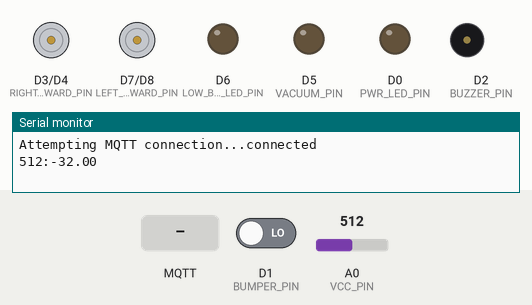
Bench run of a sketch on a simulated ESP8266 (NodeMCU). On the bench: motor-driver pin pairs drawn as motors (green arrow = first pin HIGH = forward, orange = second pin HIGH = backward, longer = more drive), output pins drawn as LEDs (lit = HIGH), buzzer (waves = sounding), the last lines printed to the serial monitor. The test bench sets the inputs (shaded band); at power-on: A0 (VCC_PIN) = 512, D1 (BUMPER_PIN) LOW. Random numbers use the default seed unless the sketch sets one; no MQTT or app messages arrive unless stated.

Above: at 1.2 s.
1.3 s: MQTT message "turn_on" arrives on the first subscribed topic
At 1.42 s:
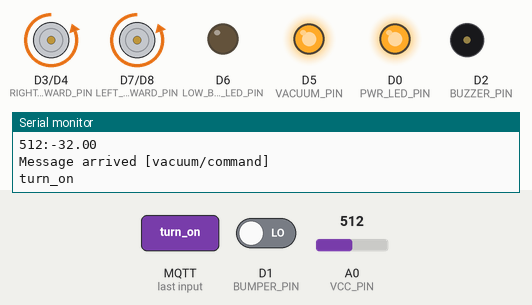
At 3.55 s:
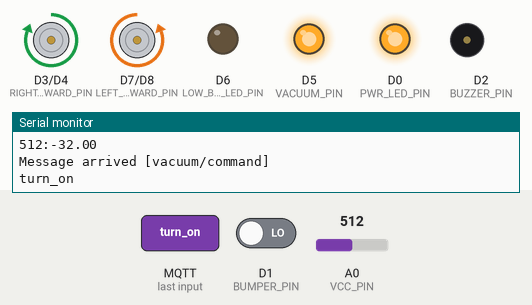
4.8 s: A0 (VCC_PIN) set to 604
9.9 s: A0 (VCC_PIN) set to 629
Timing chart, 0 to 19.4 s (numbered marks = the images above; inputs shaded):
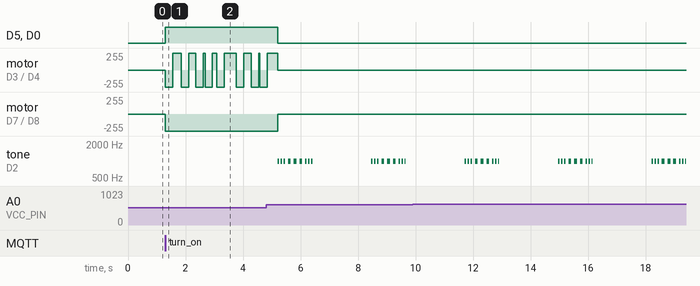

The sketch:

vacuum_esp8266.ino
```cpp
#include <EEPROM.h>
#include <ESP8266WiFi.h>
#include <PubSubClient.h>
#include <Wire.h>
#include <ArduinoJson.h>

const char *ssid = "WIFI Access Point";
const char *password = "wifi password";
const char *mqtt_server = "IP of MQTT server";
const char *device_id = "DirtDevil";

WiFiClient espClient;
PubSubClient client(espClient);

//PINS
const byte PWR_LED_PIN = D0;
const byte BUMPER_PIN = D1;
const byte BUZZER_PIN = D2;
const byte VACUUM_PIN = D5;
const byte LOW_BATT_LED_PIN = D6;
const byte LEFT_MOTOR_FORWARD_PIN = D7;
const byte LEFT_MOTOR_REVERSE_PIN = D8;
const byte RIGHT_MOTOR_FORWARD_PIN = D3;
const byte RIGHT_MOTOR_REVERSE_PIN = D4;
const byte VCC_PIN = A0;

enum Directions {FORWARD, REVERSE, LEFT, RIGHT, STOP};
enum Features {turn_on, turn_off, locate, start_pause, stop, clean_spot, return_to_base};

Features Status = turn_off;

char message_buff[100];

bool cleaning = false;
bool docked = false;
bool charging = false;
String error = "Ready";

float vout = 0.0;
float vin = 0.0;
int value = 0;
int lmotor = 1024;
int rmotor = 1024;
bool cleaningspot = false;

long lastMsg = 0;
char msg[256];

void callback(char *led_control, byte *payload, unsigned int length)
{
  Serial.print("Message arrived [");
  Serial.print(led_control);
  Serial.println("] ");

  int i;
  for (i = 0; i < length; i++)
  {
    message_buff[i] = payload[i];
  }
  message_buff[i] = '\0';

  String msgString = String(message_buff);
  Serial.println(msgString);
  if (strcmp(led_control, "vacuum/command") == 0)
  {
    if (msgString == "turn_off") {
      Status = turn_off;
    }

    if (msgString == "turn_on") {
      Status = turn_on;
    }

    if (msgString == "locate") {
      Status = locate;
    }

    if (msgString == "start_pause") {
      Status = start_pause;
      if (cleaning == true)
        Status = turn_off;
      else
        Status = turn_on;
    }

    if (msgString == "stop") {
      Status = stop;
    }

    if (msgString == "clean_spot") {
      Status = clean_spot;
    }

    if (msgString == "return_to_base") {
      Status = return_to_base;
    }

  }
}


void reconnect()
{
  while (!client.connected())
  {
    Serial.print("Attempting MQTT connection...");
    if (client.connect(device_id, "user", "password"))
    {
      Serial.println("connected");
      publishData();
      digitalWrite(LOW_BATT_LED_PIN, LOW);
      digitalWrite(PWR_LED_PIN, HIGH);
      client.subscribe("vacuum/command"); // write your unique ID here
    }
    else
    {
      Serial.print("failed, rc=");
      Serial.print(client.state());
      Serial.println(" try again in 5 seconds");
      digitalWrite(PWR_LED_PIN, LOW);
      digitalWrite(LOW_BATT_LED_PIN, HIGH);
      delay(5000);
    }
  }
}

void setup()
{
  Serial.begin(115200);

  client.setServer(mqtt_server, 1883); // change port number
  client.setCallback(callback);

  //Set Outputs
  pinMode(PWR_LED_PIN, OUTPUT);
  pinMode(BUZZER_PIN, OUTPUT);
  pinMode(VACUUM_PIN, OUTPUT);
  pinMode(LOW_BATT_LED_PIN, OUTPUT);
  pinMode(LEFT_MOTOR_FORWARD_PIN, OUTPUT);
  pinMode(LEFT_MOTOR_REVERSE_PIN, OUTPUT);
  pinMode(RIGHT_MOTOR_FORWARD_PIN, OUTPUT);
  pinMode(RIGHT_MOTOR_REVERSE_PIN, OUTPUT);

  //Set Inputs
  pinMode(VCC_PIN , INPUT);
  pinMode(BUMPER_PIN, INPUT);

  //Initialise Pins
  digitalWrite(PWR_LED_PIN, LOW);
  digitalWrite(BUZZER_PIN, LOW);
  digitalWrite(VACUUM_PIN, LOW);
  digitalWrite(LOW_BATT_LED_PIN, LOW);
  digitalWrite(LEFT_MOTOR_FORWARD_PIN, LOW);
  digitalWrite(RIGHT_MOTOR_FORWARD_PIN, LOW);
  digitalWrite(RIGHT_MOTOR_REVERSE_PIN, LOW);

}

void move_robot(Directions direction)
{
  switch (direction) {
    case FORWARD:
      analogWrite(LEFT_MOTOR_FORWARD_PIN, lmotor);
      analogWrite(LEFT_MOTOR_REVERSE_PIN, LOW);
      analogWrite(RIGHT_MOTOR_FORWARD_PIN, rmotor);
      analogWrite(RIGHT_MOTOR_REVERSE_PIN, LOW);
      break;

    case REVERSE:
      digitalWrite(LEFT_MOTOR_FORWARD_PIN, LOW);
      digitalWrite(LEFT_MOTOR_REVERSE_PIN, HIGH);
      digitalWrite(RIGHT_MOTOR_FORWARD_PIN, LOW);
      digitalWrite(RIGHT_MOTOR_REVERSE_PIN, HIGH);
      break;
    case RIGHT:
      digitalWrite(LEFT_MOTOR_FORWARD_PIN, LOW);
      digitalWrite(LEFT_MOTOR_REVERSE_PIN, HIGH);
      digitalWrite(RIGHT_MOTOR_FORWARD_PIN, HIGH);
      digitalWrite(RIGHT_MOTOR_REVERSE_PIN, LOW);
      break;
    case LEFT:
      digitalWrite(LEFT_MOTOR_FORWARD_PIN, HIGH);
      digitalWrite(LEFT_MOTOR_REVERSE_PIN, LOW);
      digitalWrite(RIGHT_MOTOR_FORWARD_PIN, LOW);
      digitalWrite(RIGHT_MOTOR_REVERSE_PIN, HIGH);
      break;
    case STOP:
      digitalWrite(LEFT_MOTOR_FORWARD_PIN, LOW);
      digitalWrite(LEFT_MOTOR_REVERSE_PIN, LOW);
      digitalWrite(RIGHT_MOTOR_FORWARD_PIN, LOW);
      digitalWrite(RIGHT_MOTOR_REVERSE_PIN, LOW);
      break;
  }
}

void publishData()
{
  const size_t capacity = JSON_ARRAY_SIZE(6) + JSON_OBJECT_SIZE(7);
  DynamicJsonDocument doc(capacity);

  int value = analogRead(VCC_PIN);
  vin = map(value, 616, 942, 0, 100);

  doc["battery_level"] = vin;
  doc["docked"] = docked;
  doc["cleaning"] = cleaning;
  doc["charging"] = charging;
  doc["error"] = error;

  serializeJson(doc, msg);
  //serializeJson(doc, Serial);
  Serial.println(String(value) + ":" + String(vin));
  client.publish("vacuum/state", msg, true);
}

void Buzzer()
{
  tone(BUZZER_PIN, 1000);
  delay(1000);
  noTone(BUZZER_PIN);
  delay(1000);
}

void loop()
{
  if (!client.connected())
  {
    reconnect();
  }
  client.loop();

  switch (Status)
  {
    case turn_on:
      cleaning = true;
      digitalWrite(PWR_LED_PIN, HIGH);
      digitalWrite(VACUUM_PIN, HIGH);

      if (digitalRead(BUMPER_PIN) == LOW)
      {
        move_robot(REVERSE);
        delay(250);
        move_robot(RIGHT);
        delay(random(500));
      }
      else
      {
        move_robot(FORWARD);
      }
      break;

    case turn_off:
      cleaning = false;
      digitalWrite(PWR_LED_PIN, LOW);
      move_robot(STOP);
      digitalWrite(VACUUM_PIN, LOW);
      break;

    case locate:
      Buzzer();
      break;

    case start_pause:
      if (cleaning) {
        cleaning = false;
        Status = turn_off;
      }
      else
      {
        cleaning = true;
        Status = turn_on;
      }
      break;

    case stop:
      cleaning = false;
      Status = turn_off;
      break;

    case clean_spot:
      cleaning = true;
      if (cleaningspot)
      {
        rmotor = 1024;
        cleaningspot=false;
        Serial.println("clean spot off");
      }
      else
      {
        rmotor = 512;
        cleaningspot=true;
        Serial.println("clean spot on");
      }
      Status = turn_on;
      break;

    case return_to_base:
      break;
  }

  long now = millis();
  if (now - lastMsg > 5000) {
    lastMsg = now;
    publishData();

    //if voltage reaches 14V switch off and play SOS beeps
    int value = analogRead(VCC_PIN);
    if (value < 617 && Status != turn_off)
    {
      cleaning = false;
      digitalWrite(PWR_LED_PIN, LOW);
      move_robot(STOP);
      digitalWrite(VACUUM_PIN, LOW);
      Status = turn_off;
      error = "Low Battery";

      int i;
      int pause;
      for (i = 0; i < 5; i++)
      {
        int x;
        for (x = 1; x < 10; x++)
        {
          if (x > 3 && x < 7)
            pause = 100;
          else
            pause = 50;

          tone(BUZZER_PIN, 1000);
          delay(pause);
          noTone(BUZZER_PIN);

          if (x == 3 || x == 6)
            pause = 100;

          delay(pause);
        }
        delay(2000);
      }
    }
  }
}
```

Measured:
- after the input at 1.3 s, D5 (VACUUM_PIN), D0 (PWR_LED_PIN): LOW → HIGH at once
- by itself, tone on D2 (BUZZER_PIN): repeats every 3.3 s: 2 × (silent 0.05 s, 1000 Hz 0.05 s), 3 × (silent 0.10 s, 1000 Hz 0.10 s), silent 0.10 s, 2 × (1000 Hz 0.05 s, silent 0.05 s), 1000 Hz 0.05 s, silent 2.0 s, 1000 Hz 0.05 s
